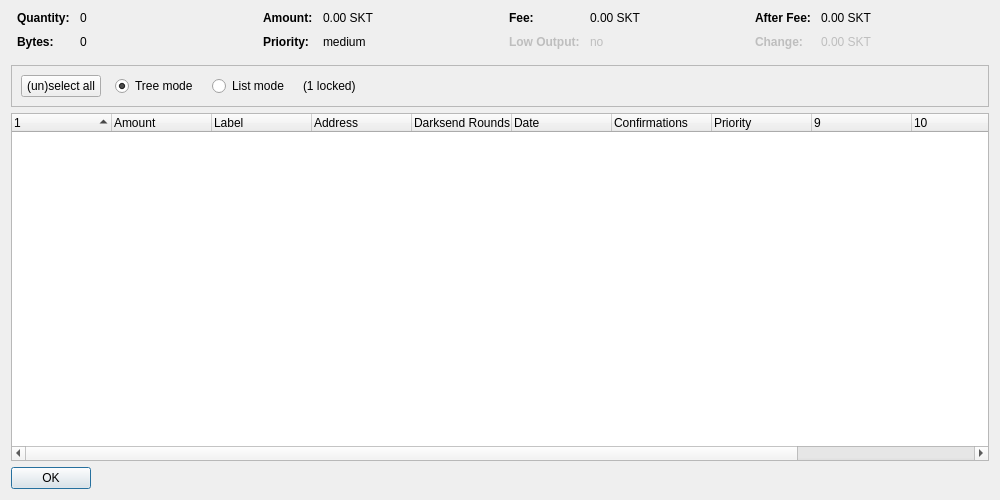
<?xml version="1.0" encoding="UTF-8"?>
<ui version="4.0">
 <class>CoinControlDialog</class>
 <widget class="QDialog" name="CoinControlDialog">
  <property name="geometry">
   <rect>
    <x>0</x>
    <y>0</y>
    <width>1000</width>
    <height>500</height>
   </rect>
  </property>
  <property name="windowTitle">
   <string>Coin Control Address Selection</string>
  </property>
  <layout class="QVBoxLayout" name="verticalLayout">
   <item>
    <layout class="QHBoxLayout" name="horizontalLayoutTop" stretch="0,0,0,0">
     <property name="topMargin">
      <number>0</number>
     </property>
     <property name="bottomMargin">
      <number>10</number>
     </property>
     <item>
      <layout class="QFormLayout" name="formLayoutCoinControl1">
       <property name="horizontalSpacing">
        <number>10</number>
       </property>
       <property name="verticalSpacing">
        <number>10</number>
       </property>
       <property name="leftMargin">
        <number>6</number>
       </property>
       <property name="rightMargin">
        <number>6</number>
       </property>
       <item row="0" column="0">
        <widget class="QLabel" name="labelCoinControlQuantityText">
         <property name="font">
          <font>
           <weight>75</weight>
           <bold>true</bold>
          </font>
         </property>
         <property name="text">
          <string>Quantity:</string>
         </property>
        </widget>
       </item>
       <item row="0" column="1">
        <widget class="QLabel" name="labelCoinControlQuantity">
         <property name="cursor">
          <cursorShape>IBeamCursor</cursorShape>
         </property>
         <property name="contextMenuPolicy">
          <enum>Qt::ActionsContextMenu</enum>
         </property>
         <property name="text">
          <string notr="true">0</string>
         </property>
         <property name="textInteractionFlags">
          <set>Qt::LinksAccessibleByMouse|Qt::TextSelectableByKeyboard|Qt::TextSelectableByMouse</set>
         </property>
        </widget>
       </item>
       <item row="1" column="0">
        <widget class="QLabel" name="labelCoinControlBytesText">
         <property name="font">
          <font>
           <weight>75</weight>
           <bold>true</bold>
          </font>
         </property>
         <property name="text">
          <string>Bytes:</string>
         </property>
        </widget>
       </item>
       <item row="1" column="1">
        <widget class="QLabel" name="labelCoinControlBytes">
         <property name="cursor">
          <cursorShape>IBeamCursor</cursorShape>
         </property>
         <property name="contextMenuPolicy">
          <enum>Qt::ActionsContextMenu</enum>
         </property>
         <property name="text">
          <string notr="true">0</string>
         </property>
         <property name="textInteractionFlags">
          <set>Qt::LinksAccessibleByMouse|Qt::TextSelectableByKeyboard|Qt::TextSelectableByMouse</set>
         </property>
        </widget>
       </item>
      </layout>
     </item>
     <item>
      <layout class="QFormLayout" name="formLayoutCoinControl2">
       <property name="horizontalSpacing">
        <number>10</number>
       </property>
       <property name="verticalSpacing">
        <number>10</number>
       </property>
       <property name="leftMargin">
        <number>6</number>
       </property>
       <property name="rightMargin">
        <number>6</number>
       </property>
       <item row="0" column="0">
        <widget class="QLabel" name="labelCoinControlAmountText">
         <property name="font">
          <font>
           <weight>75</weight>
           <bold>true</bold>
          </font>
         </property>
         <property name="text">
          <string>Amount:</string>
         </property>
        </widget>
       </item>
       <item row="0" column="1">
        <widget class="QLabel" name="labelCoinControlAmount">
         <property name="cursor">
          <cursorShape>IBeamCursor</cursorShape>
         </property>
         <property name="contextMenuPolicy">
          <enum>Qt::ActionsContextMenu</enum>
         </property>
         <property name="text">
          <string notr="true">0.00 SKT</string>
         </property>
         <property name="textInteractionFlags">
          <set>Qt::LinksAccessibleByMouse|Qt::TextSelectableByKeyboard|Qt::TextSelectableByMouse</set>
         </property>
        </widget>
       </item>
       <item row="1" column="0">
        <widget class="QLabel" name="labelCoinControlPriorityText">
         <property name="font">
          <font>
           <weight>75</weight>
           <bold>true</bold>
          </font>
         </property>
         <property name="text">
          <string>Priority:</string>
         </property>
        </widget>
       </item>
       <item row="1" column="1">
        <widget class="QLabel" name="labelCoinControlPriority">
         <property name="cursor">
          <cursorShape>IBeamCursor</cursorShape>
         </property>
         <property name="contextMenuPolicy">
          <enum>Qt::ActionsContextMenu</enum>
         </property>
         <property name="text">
          <string>medium</string>
         </property>
         <property name="textInteractionFlags">
          <set>Qt::LinksAccessibleByMouse|Qt::TextSelectableByKeyboard|Qt::TextSelectableByMouse</set>
         </property>
        </widget>
       </item>
      </layout>
     </item>
     <item>
      <layout class="QFormLayout" name="formLayoutCoinControl3">
       <property name="horizontalSpacing">
        <number>10</number>
       </property>
       <property name="verticalSpacing">
        <number>10</number>
       </property>
       <property name="leftMargin">
        <number>6</number>
       </property>
       <property name="rightMargin">
        <number>6</number>
       </property>
       <item row="0" column="0">
        <widget class="QLabel" name="labelCoinControlFeeText">
         <property name="font">
          <font>
           <weight>75</weight>
           <bold>true</bold>
          </font>
         </property>
         <property name="text">
          <string>Fee:</string>
         </property>
        </widget>
       </item>
       <item row="0" column="1">
        <widget class="QLabel" name="labelCoinControlFee">
         <property name="cursor">
          <cursorShape>IBeamCursor</cursorShape>
         </property>
         <property name="contextMenuPolicy">
          <enum>Qt::ActionsContextMenu</enum>
         </property>
         <property name="text">
          <string notr="true">0.00 SKT</string>
         </property>
         <property name="textInteractionFlags">
          <set>Qt::LinksAccessibleByMouse|Qt::TextSelectableByKeyboard|Qt::TextSelectableByMouse</set>
         </property>
        </widget>
       </item>
       <item row="1" column="0">
        <widget class="QLabel" name="labelCoinControlLowOutputText">
         <property name="enabled">
          <bool>false</bool>
         </property>
         <property name="font">
          <font>
           <weight>75</weight>
           <bold>true</bold>
          </font>
         </property>
         <property name="text">
          <string>Low Output:</string>
         </property>
        </widget>
       </item>
       <item row="1" column="1">
        <widget class="QLabel" name="labelCoinControlLowOutput">
         <property name="enabled">
          <bool>false</bool>
         </property>
         <property name="cursor">
          <cursorShape>IBeamCursor</cursorShape>
         </property>
         <property name="contextMenuPolicy">
          <enum>Qt::ActionsContextMenu</enum>
         </property>
         <property name="text">
          <string>no</string>
         </property>
         <property name="textInteractionFlags">
          <set>Qt::LinksAccessibleByMouse|Qt::TextSelectableByKeyboard|Qt::TextSelectableByMouse</set>
         </property>
        </widget>
       </item>
      </layout>
     </item>
     <item>
      <layout class="QFormLayout" name="formLayoutCoinControl4">
       <property name="horizontalSpacing">
        <number>10</number>
       </property>
       <property name="verticalSpacing">
        <number>10</number>
       </property>
       <property name="leftMargin">
        <number>6</number>
       </property>
       <property name="rightMargin">
        <number>6</number>
       </property>
       <item row="0" column="0">
        <widget class="QLabel" name="labelCoinControlAfterFeeText">
         <property name="font">
          <font>
           <weight>75</weight>
           <bold>true</bold>
          </font>
         </property>
         <property name="text">
          <string>After Fee:</string>
         </property>
        </widget>
       </item>
       <item row="0" column="1">
        <widget class="QLabel" name="labelCoinControlAfterFee">
         <property name="cursor">
          <cursorShape>IBeamCursor</cursorShape>
         </property>
         <property name="contextMenuPolicy">
          <enum>Qt::ActionsContextMenu</enum>
         </property>
         <property name="text">
          <string notr="true">0.00 SKT</string>
         </property>
         <property name="textInteractionFlags">
          <set>Qt::LinksAccessibleByMouse|Qt::TextSelectableByKeyboard|Qt::TextSelectableByMouse</set>
         </property>
        </widget>
       </item>
       <item row="1" column="0">
        <widget class="QLabel" name="labelCoinControlChangeText">
         <property name="enabled">
          <bool>false</bool>
         </property>
         <property name="font">
          <font>
           <weight>75</weight>
           <bold>true</bold>
          </font>
         </property>
         <property name="text">
          <string>Change:</string>
         </property>
        </widget>
       </item>
       <item row="1" column="1">
        <widget class="QLabel" name="labelCoinControlChange">
         <property name="enabled">
          <bool>false</bool>
         </property>
         <property name="cursor">
          <cursorShape>IBeamCursor</cursorShape>
         </property>
         <property name="contextMenuPolicy">
          <enum>Qt::ActionsContextMenu</enum>
         </property>
         <property name="text">
          <string notr="true">0.00 SKT</string>
         </property>
         <property name="textInteractionFlags">
          <set>Qt::LinksAccessibleByMouse|Qt::TextSelectableByKeyboard|Qt::TextSelectableByMouse</set>
         </property>
        </widget>
       </item>
      </layout>
     </item>
    </layout>
   </item>
   <item>
    <widget class="QFrame" name="frame">
     <property name="minimumSize">
      <size>
       <width>0</width>
       <height>40</height>
      </size>
     </property>
     <property name="frameShape">
      <enum>QFrame::StyledPanel</enum>
     </property>
     <property name="frameShadow">
      <enum>QFrame::Sunken</enum>
     </property>
     <layout class="QHBoxLayout" name="horizontalLayout">
      <item>
       <layout class="QHBoxLayout" name="horizontalLayoutPanel" stretch="0,0,0,0,0">
        <property name="spacing">
         <number>14</number>
        </property>
        <item>
         <widget class="QPushButton" name="pushButtonSelectAll">
          <property name="sizePolicy">
           <sizepolicy hsizetype="Maximum" vsizetype="Fixed">
            <horstretch>0</horstretch>
            <verstretch>0</verstretch>
           </sizepolicy>
          </property>
          <property name="text">
           <string>(un)select all</string>
          </property>
         </widget>
        </item>
        <item>
         <widget class="QRadioButton" name="radioTreeMode">
          <property name="sizePolicy">
           <sizepolicy hsizetype="Maximum" vsizetype="Fixed">
            <horstretch>0</horstretch>
            <verstretch>0</verstretch>
           </sizepolicy>
          </property>
          <property name="text">
           <string>Tree mode</string>
          </property>
          <property name="checked">
           <bool>true</bool>
          </property>
         </widget>
        </item>
        <item>
         <widget class="QRadioButton" name="radioListMode">
          <property name="sizePolicy">
           <sizepolicy hsizetype="Maximum" vsizetype="Fixed">
            <horstretch>0</horstretch>
            <verstretch>0</verstretch>
           </sizepolicy>
          </property>
          <property name="text">
           <string>List mode</string>
          </property>
         </widget>
        </item>
        <item>
         <widget class="QLabel" name="labelLocked">
          <property name="text">
           <string>(1 locked)</string>
          </property>
         </widget>
        </item>
        <item>
         <spacer name="horizontalSpacer">
          <property name="orientation">
           <enum>Qt::Horizontal</enum>
          </property>
          <property name="sizeHint" stdset="0">
           <size>
            <width>40</width>
            <height>20</height>
           </size>
          </property>
         </spacer>
        </item>
       </layout>
      </item>
     </layout>
    </widget>
   </item>
   <item>
    <widget class="CoinControlTreeWidget" name="treeWidget">
     <property name="contextMenuPolicy">
      <enum>Qt::CustomContextMenu</enum>
     </property>
     <property name="sortingEnabled">
      <bool>false</bool>
     </property>
     <property name="columnCount">
      <number>12</number>
     </property>
     <attribute name="headerShowSortIndicator" stdset="0">
      <bool>true</bool>
     </attribute>
     <attribute name="headerStretchLastSection">
      <bool>false</bool>
     </attribute>
     <column>
      <property name="text">
       <string/>
      </property>
     </column>
     <column>
      <property name="text">
       <string>Amount</string>
      </property>
     </column>
     <column>
      <property name="text">
       <string>Label</string>
      </property>
     </column>
     <column>
      <property name="text">
       <string>Address</string>
      </property>
     </column>
     <column>
      <property name="text">
       <string>Darksend Rounds</string>
      </property>
     </column>
     <column>
      <property name="text">
       <string>Date</string>
      </property>
     </column>
     <column>
      <property name="text">
       <string>Confirmations</string>
      </property>
      <property name="toolTip">
       <string>Confirmed</string>
      </property>
     </column>
     <column>
      <property name="text">
       <string>Priority</string>
      </property>
     </column>
     <column>
      <property name="text">
       <string/>
      </property>
     </column>
     <column>
      <property name="text">
       <string/>
      </property>
     </column>
     <column>
      <property name="text">
       <string/>
      </property>
     </column>
     <column>
      <property name="text">
       <string/>
      </property>
     </column>
     <column>
      <property name="text">
       <string/>
      </property>
     </column>
    </widget>
   </item>
   <item>
    <widget class="QDialogButtonBox" name="buttonBox">
     <property name="sizePolicy">
      <sizepolicy hsizetype="Maximum" vsizetype="Fixed">
       <horstretch>0</horstretch>
       <verstretch>0</verstretch>
      </sizepolicy>
     </property>
     <property name="orientation">
      <enum>Qt::Horizontal</enum>
     </property>
     <property name="standardButtons">
      <set>QDialogButtonBox::Ok</set>
     </property>
    </widget>
   </item>
  </layout>
 </widget>
 <customwidgets>
  <customwidget>
   <class>CoinControlTreeWidget</class>
   <extends>QTreeWidget</extends>
   <header>coincontroltreewidget.h</header>
  </customwidget>
 </customwidgets>
 <resources/>
 <connections/>
</ui>
